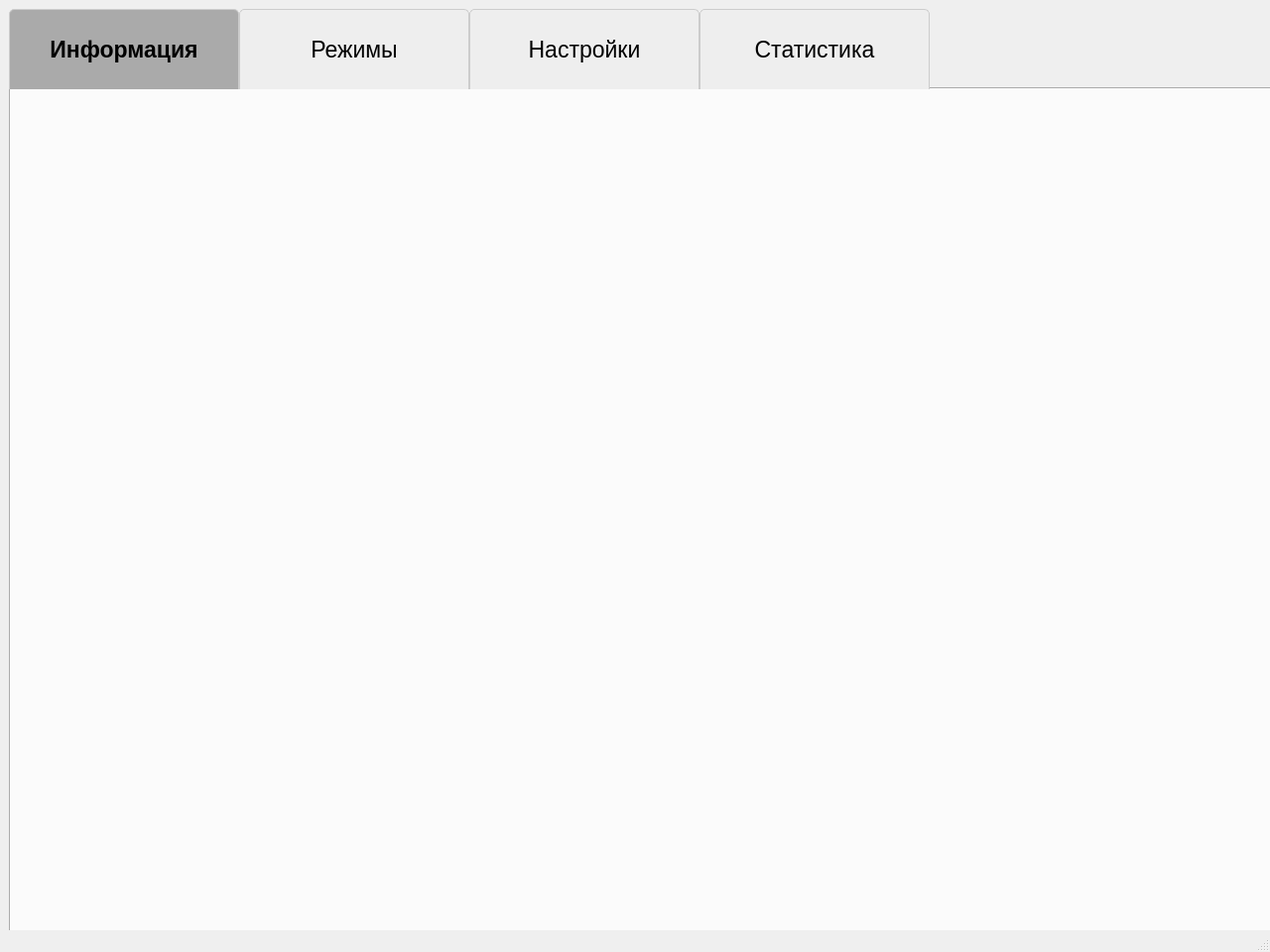
<?xml version="1.0" encoding="UTF-8"?>
<ui version="4.0">
 <class>MainWindow</class>
 <widget class="QMainWindow" name="MainWindow">
  <property name="geometry">
   <rect>
    <x>0</x>
    <y>0</y>
    <width>1280</width>
    <height>960</height>
   </rect>
  </property>
  <property name="sizePolicy">
   <sizepolicy hsizetype="Expanding" vsizetype="Expanding">
    <horstretch>0</horstretch>
    <verstretch>0</verstretch>
   </sizepolicy>
  </property>
  <property name="windowTitle">
   <string>MainWindow</string>
  </property>
  <widget class="QWidget" name="centralwidget">
   <property name="enabled">
    <bool>true</bool>
   </property>
   <property name="sizePolicy">
    <sizepolicy hsizetype="Maximum" vsizetype="Maximum">
     <horstretch>0</horstretch>
     <verstretch>0</verstretch>
    </sizepolicy>
   </property>
   <widget class="QTabWidget" name="tabWidget">
    <property name="geometry">
     <rect>
      <x>9</x>
      <y>9</y>
      <width>1281</width>
      <height>931</height>
     </rect>
    </property>
    <property name="maximumSize">
     <size>
      <width>1281</width>
      <height>941</height>
     </size>
    </property>
    <property name="styleSheet">
     <string notr="true">QTabBar::tab {
    height: 70px;
    width: 220px; 
    background: #EEE;
    color: black;
    font-size: 23px;
    border: 1px solid #ccc;
    border-bottom: none;
    border-top-left-radius: 5px;
    border-top-right-radius: 5px;
    padding: 5px;
}
QTabBar::tab:selected {
    background: #AAA;
    font-weight: bold;
}</string>
    </property>
    <property name="currentIndex">
     <number>0</number>
    </property>
    <property name="usesScrollButtons">
     <bool>false</bool>
    </property>
    <widget class="QWidget" name="Info">
     <property name="sizePolicy">
      <sizepolicy hsizetype="Preferred" vsizetype="Preferred">
       <horstretch>0</horstretch>
       <verstretch>0</verstretch>
      </sizepolicy>
     </property>
     <attribute name="title">
      <string>Информация</string>
     </attribute>
    </widget>
    <widget class="QWidget" name="tab_3">
     <attribute name="title">
      <string>Режимы</string>
     </attribute>
    </widget>
    <widget class="QWidget" name="tab_4">
     <attribute name="title">
      <string>Настройки</string>
     </attribute>
    </widget>
    <widget class="QWidget" name="Setings">
     <attribute name="title">
      <string>Статистика</string>
     </attribute>
    </widget>
   </widget>
  </widget>
  <widget class="QStatusBar" name="statusbar"/>
  <widget class="QMenuBar" name="menuBar">
   <property name="geometry">
    <rect>
     <x>0</x>
     <y>0</y>
     <width>1280</width>
     <height>20</height>
    </rect>
   </property>
  </widget>
 </widget>
 <resources/>
 <connections/>
</ui>
